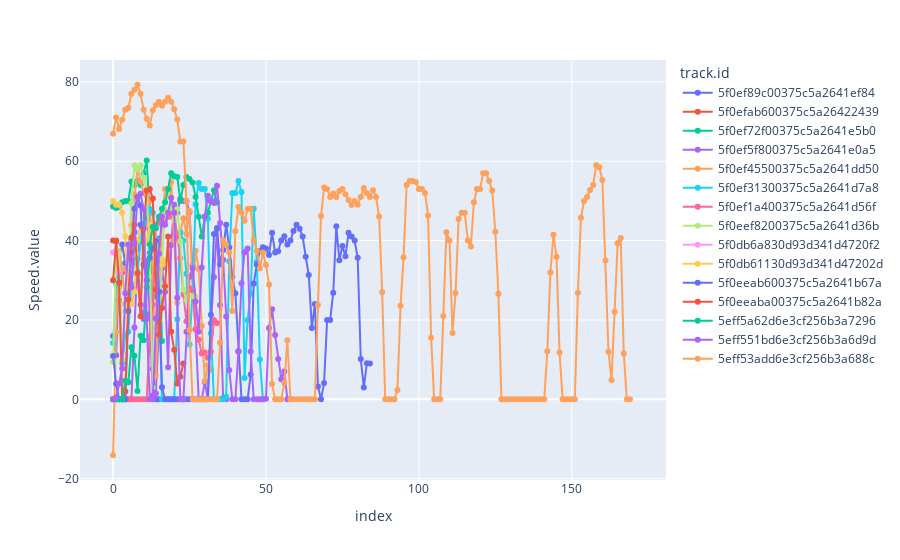

Notebook cell for this chart:
### Markdown cell above
## Inspect tracks as time series
You can see how the values changes at specific time points. If you haven't noticed, if you hover over the graph in the right above the graph a menu is displayed which allows you to zoom in. If you like to see just a single track you can blend in and out certain tracks by clicking on the relevant track_ids in the legend.

### Code cell
plot_tracks(track_df, 'Speed.value')
